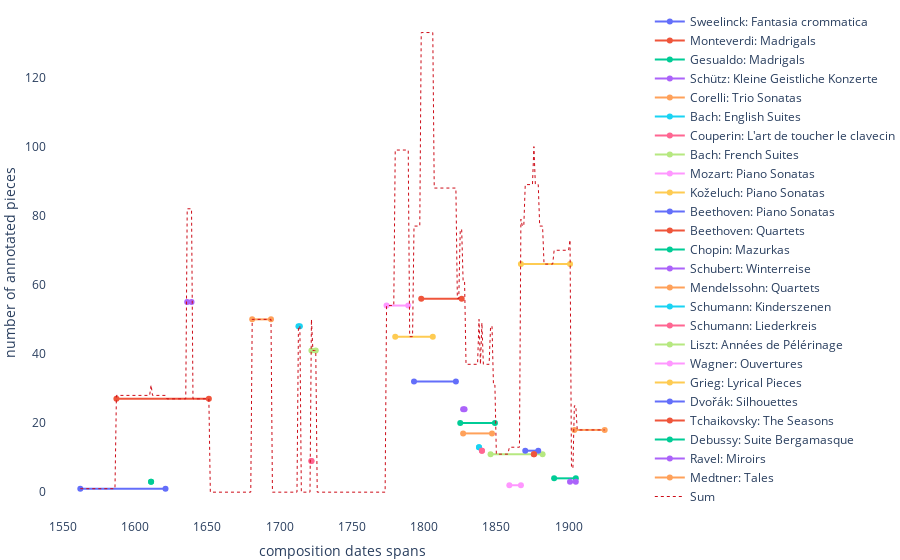

The notebook cell saved with this chart:
### Markdown cell above
## Corpus Overview

The corpus from which the chord profiles were computed consists of 26 work groups (subcorpora) containing 634 pieces and 980,176 notes. This plot shows the spans of composition dates of the different subcorpora and every time span is placed on the y-axis according to the number of pieces covered. The dotted red line sums up the number of annotated compositions available for every year.

### Code cell
pdata = pd.Series(sc_order).rename('span').to_frame().join(fl.subcorpus.value_counts().rename(index=rena), how='inner')
alle = {i:0 for i in range(min(pdata.span.min()),max(pdata.span.max())+1)} #dictionary to count
traces = []

for i,r in pdata.iterrows(): 
    fro,to = r.span
    for j in range(fro,to+1):
        alle[j] += r.subcorpus
    t = go.Scatter(
    x=[fro,to],
    y=[r.subcorpus,r.subcorpus],
    name = i,)
    traces.append(t)
  
all_x = list(alle.keys())
all_y = list(alle.values())
traces.append(go.Scatter(x=all_x,y=all_y,name="Sum",line = dict(color = ('rgb(205, 12, 24)'),width = 1,dash = 'dot')))


layout = dict(STD_LAYOUT,
              xaxis = dict(title = 'composition dates spans'),
              yaxis = dict(title = 'number of annotated pieces'),
              )

fig = dict(data=traces,layout=layout)
go.Figure(fig)

### Figure 1 — Plotly figure (JSON) as saved in the notebook; plotly's stock layout.template omitted (floating-point values rounded to 4 significant figures; data arrays with more than 128 entries replaced by an {"elided": "..."} marker saying what was removed)
{"data": [{"name": "Sweelinck: Fantasia crommatica", "type": "scatter", "x": [1562, 1621], "y": [1, 1]}, {"name": "Monteverdi: Madrigals", "type": "scatter", "x": [1587, 1651], "y": [27, 27]}, {"name": "Gesualdo: Madrigals", "type": "scatter", "x": [1611, 1611], "y": [3, 3]}, {"name": "Schütz: Kleine Geistliche Konzerte", "type": "scatter", "x": [1636, 1639], "y": [55, 55]}, {"name": "Corelli: Trio Sonatas", "type": "scatter", "x": [1681, 1694], "y": [50, 50]}, {"name": "Bach: English Suites", "type": "scatter", "x": [1713, 1714], "y": [48, 48]}, {"name": "Couperin: L'art de toucher le clavecin", "type": "scatter", "x": [1722, 1722], "y": [9, 9]}, {"name": "Bach: French Suites", "type": "scatter", "x": [1722, 1725], "y": [41, 41]}, {"name": "Mozart: Piano Sonatas", "type": "scatter", "x": [1774, 1789], "y": [54, 54]}, {"name": "Koželuch: Piano Sonatas", "type": "scatter", "x": [1780, 1806], "y": [45, 45]}, {"name": "Beethoven: Piano Sonatas", "type": "scatter", "x": [1793, 1822], "y": [32, 32]}, {"name": "Beethoven: Quartets", "type": "scatter", "x": [1798, 1826], "y": [56, 56]}, {"name": "Chopin: Mazurkas", "type": "scatter", "x": [1825, 1849], "y": [20, 20]}, {"name": "Schubert: Winterreise", "type": "scatter", "x": [1827, 1828], "y": [24, 24]}, {"name": "Mendelssohn: Quartets", "type": "scatter", "x": [1827, 1847], "y": [17, 17]}, {"name": "Schumann: Kinderszenen", "type": "scatter", "x": [1838, 1838], "y": [13, 13]}, {"name": "Schumann: Liederkreis", "type": "scatter", "x": [1840, 1840], "y": [12, 12]}, {"name": "Liszt: Années de Pélérinage", "type": "scatter", "x": [1846, 1882], "y": [11, 11]}, {"name": "Wagner: Ouvertures", "type": "scatter", "x": [1859, 1867], "y": [2, 2]}, {"name": "Grieg: Lyrical Pieces", "type": "scatter", "x": [1867, 1901], "y": [66, 66]}, {"name": "Dvořák: Silhouettes", "type": "scatter", "x": [1870, 1879], "y": [12, 12]}, {"name": "Tchaikovsky: The Seasons", "type": "scatter", "x": [1876, 1876], "y": [11, 11]}, {"name": "Debussy: Suite Bergamasque", "type": "scatter", "x": [1890, 1905], "y": [4, 4]}, {"name": "Ravel: Miroirs", "type": "scatter", "x": [1901, 1905], "y": [3, 3]}, {"name": "Medtner: Tales", "type": "scatter", "x": [1904, 1925], "y": [18, 18]}, {"line": {"color": "rgb(205, 12, 24)", "dash": "dot", "width": 1}, "name": "Sum", "type": "scatter", "x": {"elided": "364 int values"}, "y": {"elided": "364 int values"}}], "layout": {"margin": {"b": 0, "l": 40, "pad": 0, "r": 0, "t": 0}, "paper_bgcolor": "#FFFFFF", "plot_bgcolor": "#FFFFFF", "xaxis": {"title": {"text": "composition dates spans"}}, "yaxis": {"title": {"text": "number of annotated pieces"}}}}
